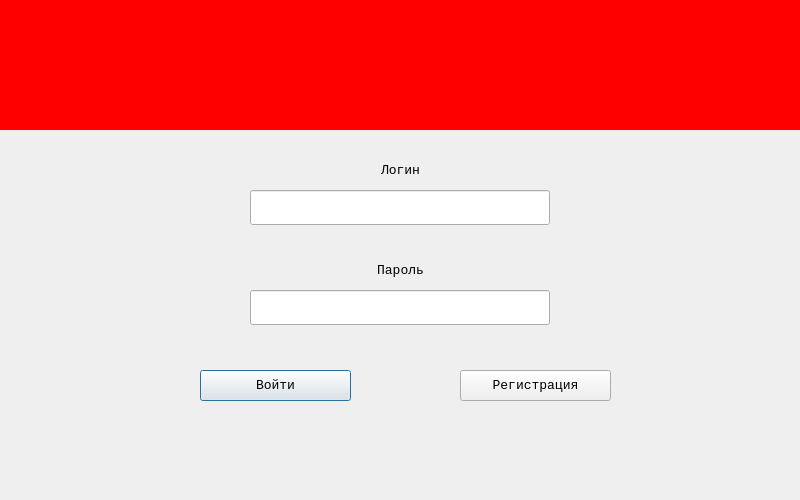
<?xml version="1.0" encoding="UTF-8"?>
<ui version="4.0">
 <class>Dialog</class>
 <widget class="QDialog" name="Dialog">
  <property name="geometry">
   <rect>
    <x>0</x>
    <y>0</y>
    <width>800</width>
    <height>500</height>
   </rect>
  </property>
  <property name="font">
   <font>
    <family>Consolas</family>
    <pointsize>10</pointsize>
   </font>
  </property>
  <property name="windowTitle">
   <string>Dialog</string>
  </property>
  <widget class="QLabel" name="D1head_label">
   <property name="geometry">
    <rect>
     <x>0</x>
     <y>0</y>
     <width>800</width>
     <height>130</height>
    </rect>
   </property>
   <property name="styleSheet">
    <string notr="true">background-color: rgb(255, 0, 0);</string>
   </property>
   <property name="text">
    <string/>
   </property>
  </widget>
  <widget class="QLabel" name="D1booker_label">
   <property name="geometry">
    <rect>
     <x>250</x>
     <y>0</y>
     <width>300</width>
     <height>130</height>
    </rect>
   </property>
   <property name="text">
    <string/>
   </property>
   <property name="pixmap">
    <pixmap>logo.png</pixmap>
   </property>
  </widget>
  <widget class="QLineEdit" name="login_edit">
   <property name="geometry">
    <rect>
     <x>250</x>
     <y>190</y>
     <width>300</width>
     <height>35</height>
    </rect>
   </property>
   <property name="text">
    <string/>
   </property>
  </widget>
  <widget class="QLineEdit" name="pas_edit">
   <property name="geometry">
    <rect>
     <x>250</x>
     <y>290</y>
     <width>300</width>
     <height>35</height>
    </rect>
   </property>
   <property name="text">
    <string/>
   </property>
  </widget>
  <widget class="QLabel" name="login_label">
   <property name="geometry">
    <rect>
     <x>340</x>
     <y>160</y>
     <width>121</width>
     <height>21</height>
    </rect>
   </property>
   <property name="text">
    <string>Логин</string>
   </property>
   <property name="alignment">
    <set>Qt::AlignCenter</set>
   </property>
  </widget>
  <widget class="QLabel" name="pas_label">
   <property name="geometry">
    <rect>
     <x>340</x>
     <y>260</y>
     <width>121</width>
     <height>21</height>
    </rect>
   </property>
   <property name="text">
    <string>Пароль</string>
   </property>
   <property name="alignment">
    <set>Qt::AlignCenter</set>
   </property>
  </widget>
  <widget class="QPushButton" name="ok_button">
   <property name="geometry">
    <rect>
     <x>200</x>
     <y>370</y>
     <width>151</width>
     <height>31</height>
    </rect>
   </property>
   <property name="text">
    <string>Войти</string>
   </property>
  </widget>
  <widget class="QPushButton" name="reg_button">
   <property name="geometry">
    <rect>
     <x>460</x>
     <y>370</y>
     <width>151</width>
     <height>31</height>
    </rect>
   </property>
   <property name="text">
    <string>Регистрация</string>
   </property>
  </widget>
  <widget class="QLabel" name="status">
   <property name="geometry">
    <rect>
     <x>210</x>
     <y>440</y>
     <width>401</width>
     <height>31</height>
    </rect>
   </property>
   <property name="styleSheet">
    <string notr="true">color: rgb(255, 0, 0);</string>
   </property>
   <property name="text">
    <string/>
   </property>
   <property name="alignment">
    <set>Qt::AlignCenter</set>
   </property>
  </widget>
 </widget>
 <resources/>
 <connections/>
</ui>
